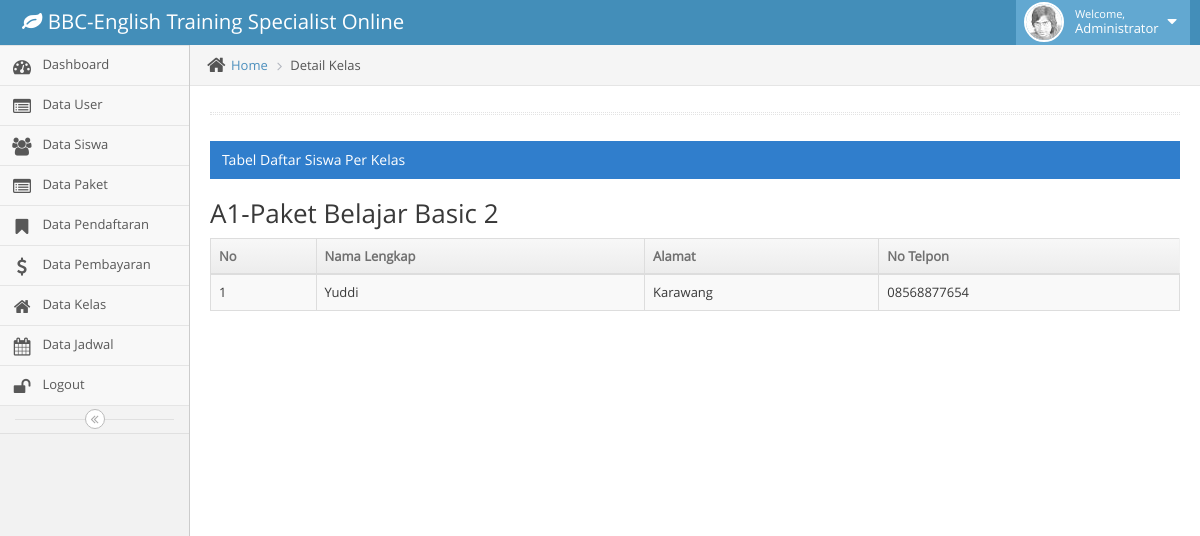
The page /admin/index.php?menu=kelas-detail&kode=7 (signed in) on the database its author committed.
### tables this page shows
CREATE TABLE `mst_kelas` (
  `kode_kelas` int(11) NOT NULL,
  `nama_kelas` varchar(25) NOT NULL
);

CREATE TABLE `mst_kelas_detail` (
  `kode_kelas` int(11) NOT NULL,
  `id_siswa` char(7) NOT NULL
);

CREATE TABLE `mst_siswa` (
  `id_siswa` char(7) NOT NULL,
  `nama` varchar(50) NOT NULL,
  `email` varchar(255) NOT NULL,
  `password` varchar(35) NOT NULL,
  `alamat` varchar(100) NOT NULL,
  `no_telp` varchar(50) NOT NULL,
  `no_ktp` varchar(30) NOT NULL,
  `foto` varchar(100) NOT NULL
);

### admin/kelas-detail.php (the view, shortened to what this page needs)
<div class="main-content">
    <div class="main-content-inner">
        <div class="breadcrumbs ace-save-state" id="breadcrumbs">
            <ul class="breadcrumb">
                <li>
                    <i class="ace-icon fa fa-home home-icon"></i>
                    <a href="#">Home</a>
                </li>
                <li class="active">Detail Kelas</li>
            </ul>
        </div>
        <div class="page-content">
            <div class="row">
                <div class="col-xs-12">
                    <div class="hr hr-18 dotted hr-double"></div>
                    <div class="row">
                        <div class="col-xs-12">
                            <div class="clearfix">
                            </div>
                            <div class="table-header">
                                Tabel Daftar Siswa Per Kelas
                            </div>
                            <div>
                                <?php
                                $kode = $_GET['kode'];
                                $sql = "select * from mst_kelas where kode_kelas='$kode'";
                                $query = mysql_query($sql);
                                $result = mysql_fetch_array($query);
                                ?>
                                <h2><?=$result['nama_kelas'] ?></h2>
                            </div>
                            <div>
                                <table id="dynamic-table" class="table table-striped table-bordered table-hover">
                                    <thead>
                                        <tr>
                                            <th>No</th>
                                            <th>Nama Lengkap</th>
                                            <th>Alamat</th>
                                            <th>No Telpon</th>
                                        </tr>
                                    </thead>
                                    <tbody>
                                        <?php
                                        $query = "select * from mst_siswa
                                        inner join mst_kelas_detail on mst_siswa.id_siswa = mst_kelas_detail.id_siswa
                                        inner join mst_kelas on mst_kelas.kode_kelas=mst_kelas_detail.kode_kelas
										WHERE mst_kelas.kode_kelas='$kode'";
                                        $data = mysql_query($query) or die(mysql_error());
                                        $no = 0;
                                        while ($row = mysql_fetch_array($data)) {
                                            $no++;
                                        ?>
                                            <tr>
                                                <td><?php echo $no; ?></td>
                                                <td><?php echo $row['nama']; ?></td>
                                                <td><?php echo $row['alamat']; ?></td>
                                                <td><?php echo $row['no_telp']; ?></td>
                                            </tr>
                                        <?php
                                        }
                                        ?>
                                    </tbody>
                                </table>
                            </div>
                        </div>
                    </div>
                </div>
            </div>
        </div>
    </div>
</div>

### rows shown on the page
mst_kelas: nama_kelas "A1-Paket Belajar Basic 2"
mst_kelas_detail: id_siswa.nama "Yuddi", id_siswa.alamat "Karawang", id_siswa.no_telp "08568877654"
